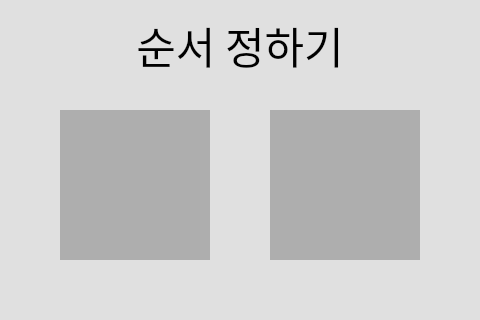
<?xml version="1.0" encoding="UTF-8"?>
<ui version="4.0">
 <class>MainWindow</class>
 <widget class="QMainWindow" name="MainWindow">
  <property name="geometry">
   <rect>
    <x>0</x>
    <y>0</y>
    <width>480</width>
    <height>320</height>
   </rect>
  </property>
  <property name="windowTitle">
   <string>MainWindow</string>
  </property>
  <property name="styleSheet">
   <string notr="true">background-color: rgb(224, 224, 224);</string>
  </property>
  <widget class="QWidget" name="centralwidget">
   <widget class="QPushButton" name="btn_bluedice">
    <property name="geometry">
     <rect>
      <x>60</x>
      <y>110</y>
      <width>150</width>
      <height>150</height>
     </rect>
    </property>
    <property name="font">
     <font>
      <family>NanumSquareRound</family>
      <pointsize>48</pointsize>
      <weight>75</weight>
      <bold>true</bold>
     </font>
    </property>
    <property name="focusPolicy">
     <enum>Qt::NoFocus</enum>
    </property>
    <property name="styleSheet">
     <string notr="true">background-color: rgb(174, 174, 174);

border: none;</string>
    </property>
    <property name="text">
     <string/>
    </property>
   </widget>
   <widget class="QPushButton" name="btn_reddice">
    <property name="geometry">
     <rect>
      <x>270</x>
      <y>110</y>
      <width>150</width>
      <height>150</height>
     </rect>
    </property>
    <property name="font">
     <font>
      <family>NanumSquareRound</family>
      <pointsize>48</pointsize>
      <weight>75</weight>
      <bold>true</bold>
     </font>
    </property>
    <property name="focusPolicy">
     <enum>Qt::NoFocus</enum>
    </property>
    <property name="styleSheet">
     <string notr="true">background-color: rgb(174, 174, 174);
border: none;</string>
    </property>
    <property name="text">
     <string/>
    </property>
   </widget>
   <widget class="QLabel" name="lb_battleMode">
    <property name="geometry">
     <rect>
      <x>0</x>
      <y>10</y>
      <width>480</width>
      <height>71</height>
     </rect>
    </property>
    <property name="font">
     <font>
      <family>NanumSquareRound</family>
      <pointsize>32</pointsize>
      <weight>50</weight>
      <bold>false</bold>
     </font>
    </property>
    <property name="styleSheet">
     <string notr="true">color:rgb(0, 0, 0)</string>
    </property>
    <property name="text">
     <string>순서 정하기</string>
    </property>
    <property name="alignment">
     <set>Qt::AlignCenter</set>
    </property>
   </widget>
   <zorder>btn_reddice</zorder>
   <zorder>btn_bluedice</zorder>
   <zorder>lb_battleMode</zorder>
  </widget>
 </widget>
 <resources/>
 <connections/>
</ui>
